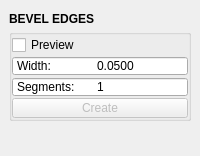
<?xml version="1.0" encoding="UTF-8"?>
<ui version="4.0">
 <class>QtUi</class>
 <widget class="QMainWindow" name="QtUi">
  <property name="geometry">
   <rect>
    <x>0</x>
    <y>0</y>
    <width>200</width>
    <height>156</height>
   </rect>
  </property>
  <property name="tabShape">
   <enum>QTabWidget::Triangular</enum>
  </property>
  <property name="dockNestingEnabled">
   <bool>true</bool>
  </property>
  <property name="dockOptions">
   <set>QMainWindow::AllowNestedDocks|QMainWindow::AllowTabbedDocks|QMainWindow::AnimatedDocks|QMainWindow::ForceTabbedDocks</set>
  </property>
  <property name="bnabled" stdset="0">
   <bool>true</bool>
  </property>
  <widget class="QWidget" name="central_widget">
   <property name="minimumSize">
    <size>
     <width>200</width>
     <height>0</height>
    </size>
   </property>
   <layout class="QVBoxLayout" name="verticalLayout_2">
    <item>
     <layout class="QVBoxLayout" name="verticalLayout">
      <property name="spacing">
       <number>0</number>
      </property>
      <item>
       <widget class="Header" name="header">
        <property name="minimumSize">
         <size>
          <width>0</width>
          <height>20</height>
         </size>
        </property>
        <property name="maximumSize">
         <size>
          <width>16777215</width>
          <height>20</height>
         </size>
        </property>
        <property name="font">
         <font>
          <weight>75</weight>
          <bold>true</bold>
         </font>
        </property>
        <property name="text">
         <string>BEVEL EDGES</string>
        </property>
       </widget>
      </item>
      <item>
       <widget class="QGroupBox" name="duplicate">
        <property name="title">
         <string/>
        </property>
        <layout class="QGridLayout" name="gridLayout_4">
         <property name="leftMargin">
          <number>0</number>
         </property>
         <property name="topMargin">
          <number>0</number>
         </property>
         <property name="rightMargin">
          <number>0</number>
         </property>
         <property name="bottomMargin">
          <number>0</number>
         </property>
         <property name="horizontalSpacing">
          <number>0</number>
         </property>
         <property name="verticalSpacing">
          <number>1</number>
         </property>
         <item row="4" column="0" colspan="2">
          <widget class="QSpinBox" name="s001">
           <property name="minimumSize">
            <size>
             <width>0</width>
             <height>20</height>
            </size>
           </property>
           <property name="maximumSize">
            <size>
             <width>16777215</width>
             <height>20</height>
            </size>
           </property>
           <property name="buttonSymbols">
            <enum>QAbstractSpinBox::NoButtons</enum>
           </property>
           <property name="prefix">
            <string>Segments:	</string>
           </property>
           <property name="minimum">
            <number>1</number>
           </property>
           <property name="maximum">
            <number>200</number>
           </property>
          </widget>
         </item>
         <item row="5" column="0" colspan="2">
          <layout class="QHBoxLayout" name="horizontalLayout_2">
           <property name="spacing">
            <number>0</number>
           </property>
           <item>
            <widget class="QPushButton" name="b000">
             <property name="enabled">
              <bool>false</bool>
             </property>
             <property name="minimumSize">
              <size>
               <width>0</width>
               <height>20</height>
              </size>
             </property>
             <property name="maximumSize">
              <size>
               <width>16777215</width>
               <height>20</height>
              </size>
             </property>
             <property name="toolTip">
              <string>Finish the operation.</string>
             </property>
             <property name="layoutDirection">
              <enum>Qt::RightToLeft</enum>
             </property>
             <property name="text">
              <string>Create</string>
             </property>
             <property name="autoDefault">
              <bool>false</bool>
             </property>
             <property name="default">
              <bool>false</bool>
             </property>
             <property name="flat">
              <bool>false</bool>
             </property>
             <property name="bnabled" stdset="0">
              <bool>true</bool>
             </property>
            </widget>
           </item>
          </layout>
         </item>
         <item row="1" column="0" colspan="2">
          <layout class="QHBoxLayout" name="horizontalLayout">
           <property name="spacing">
            <number>0</number>
           </property>
           <item>
            <widget class="QCheckBox" name="chk000">
             <property name="minimumSize">
              <size>
               <width>0</width>
               <height>20</height>
              </size>
             </property>
             <property name="maximumSize">
              <size>
               <width>16777215</width>
               <height>20</height>
              </size>
             </property>
             <property name="toolTip">
              <string>Start the operation using any selected mesh objects.</string>
             </property>
             <property name="text">
              <string>Preview</string>
             </property>
             <property name="iconSize">
              <size>
               <width>18</width>
               <height>18</height>
              </size>
             </property>
             <property name="checkable">
              <bool>true</bool>
             </property>
            </widget>
           </item>
          </layout>
         </item>
         <item row="3" column="0" colspan="2">
          <widget class="DoubleSpinBox" name="s000">
           <property name="minimumSize">
            <size>
             <width>0</width>
             <height>20</height>
            </size>
           </property>
           <property name="maximumSize">
            <size>
             <width>16777215</width>
             <height>20</height>
            </size>
           </property>
           <property name="buttonSymbols">
            <enum>QAbstractSpinBox::NoButtons</enum>
           </property>
           <property name="prefix">
            <string>Width:	</string>
           </property>
           <property name="decimals">
            <number>4</number>
           </property>
           <property name="minimum">
            <double>0.000000000000000</double>
           </property>
           <property name="maximum">
            <double>100.000000000000000</double>
           </property>
           <property name="singleStep">
            <double>0.010000000000000</double>
           </property>
           <property name="value">
            <double>0.050000000000000</double>
           </property>
          </widget>
         </item>
        </layout>
       </widget>
      </item>
      <item>
       <spacer name="verticalSpacer">
        <property name="orientation">
         <enum>Qt::Vertical</enum>
        </property>
        <property name="sizeHint" stdset="0">
         <size>
          <width>0</width>
          <height>10</height>
         </size>
        </property>
       </spacer>
      </item>
     </layout>
    </item>
   </layout>
  </widget>
 </widget>
 <customwidgets>
  <customwidget>
   <class>Header</class>
   <extends>QLabel</extends>
   <header>uitk.widgets.header.Header.h</header>
  </customwidget>
  <customwidget>
   <class>DoubleSpinBox</class>
   <extends>QDoubleSpinBox</extends>
   <header>widgets.doublespinbox.h</header>
  </customwidget>
 </customwidgets>
 <resources/>
 <connections/>
 <designerdata>
  <property name="gridDeltaX">
   <number>5</number>
  </property>
  <property name="gridDeltaY">
   <number>5</number>
  </property>
  <property name="gridSnapX">
   <bool>true</bool>
  </property>
  <property name="gridSnapY">
   <bool>true</bool>
  </property>
  <property name="gridVisible">
   <bool>true</bool>
  </property>
 </designerdata>
</ui>
